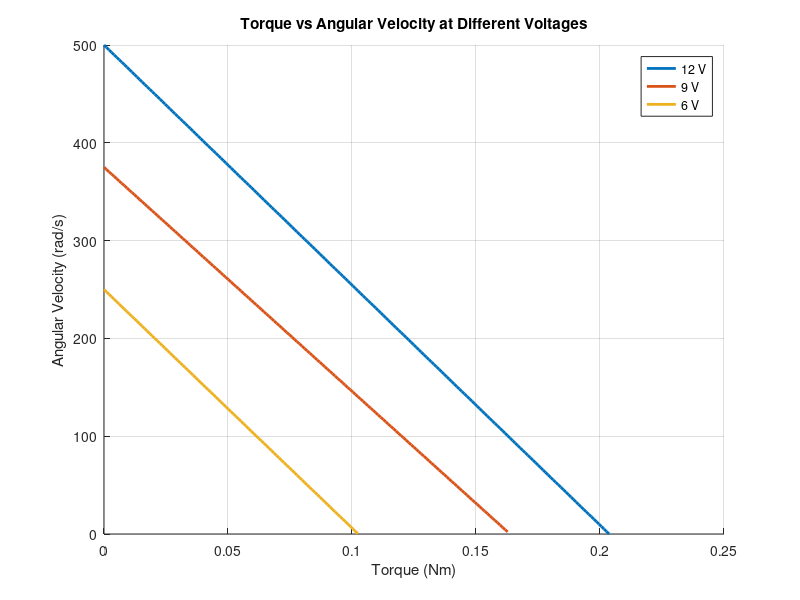

Reproduce this figure in MATLAB.
clear; clc; close all;

% ------------------
% Motor Parameters
% ------------------
% Stall torque (Nm)
tau_st_12 = 0.2037;
tau_st_9  = 0.1637;
tau_st_6  = 0.1025;

% Assume no-load speed scales linearly with voltage.
% --- CHANGE THIS TO YOUR ACTUAL MOTOR NO-LOAD SPEED ---
omega_nl_12 = 500;    % rad/s (example)
omega_nl_9  = omega_nl_12 * (9/12);
omega_nl_6  = omega_nl_12 * (6/12);

% ------------------
% Torque vector
% ------------------
tau = linspace(0, max([tau_st_12 tau_st_9 tau_st_6]), 200);

% ------------------
% Angular velocity model: ω = ω_nl (1 - τ/τ_st)
% ------------------
omega_12 = omega_nl_12 * (1 - tau/tau_st_12);
omega_9  = omega_nl_9  * (1 - tau/tau_st_9);
omega_6  = omega_nl_6  * (1 - tau/tau_st_6);

% Remove negative values
omega_12(omega_12<0) = NaN;
omega_9(omega_9<0)   = NaN;
omega_6(omega_6<0)   = NaN;

% ------------------
% Plot
% ------------------
figure; hold on; grid on;

plot(tau, omega_12, 'LineWidth', 2);
plot(tau, omega_9,  'LineWidth', 2);
plot(tau, omega_6,  'LineWidth', 2);

xlabel('Torque (Nm)');
ylabel('Angular Velocity (rad/s)');
title('Torque vs Angular Velocity at Different Voltages');
legend('12 V','9 V','6 V','Location','northeast');

